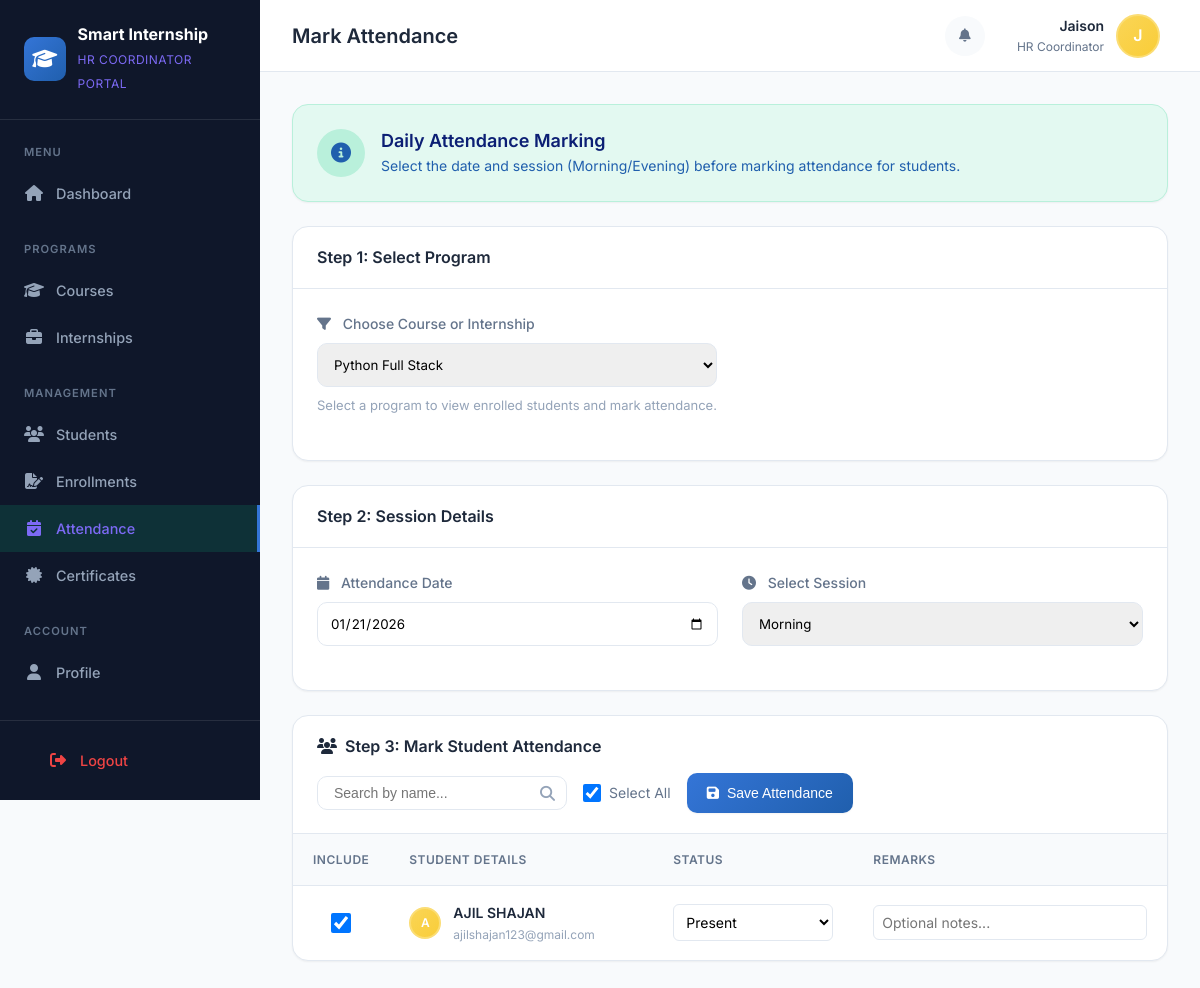
/coordinator/attendance/mark/ (signed in), run on an earlier commit of the app's database.
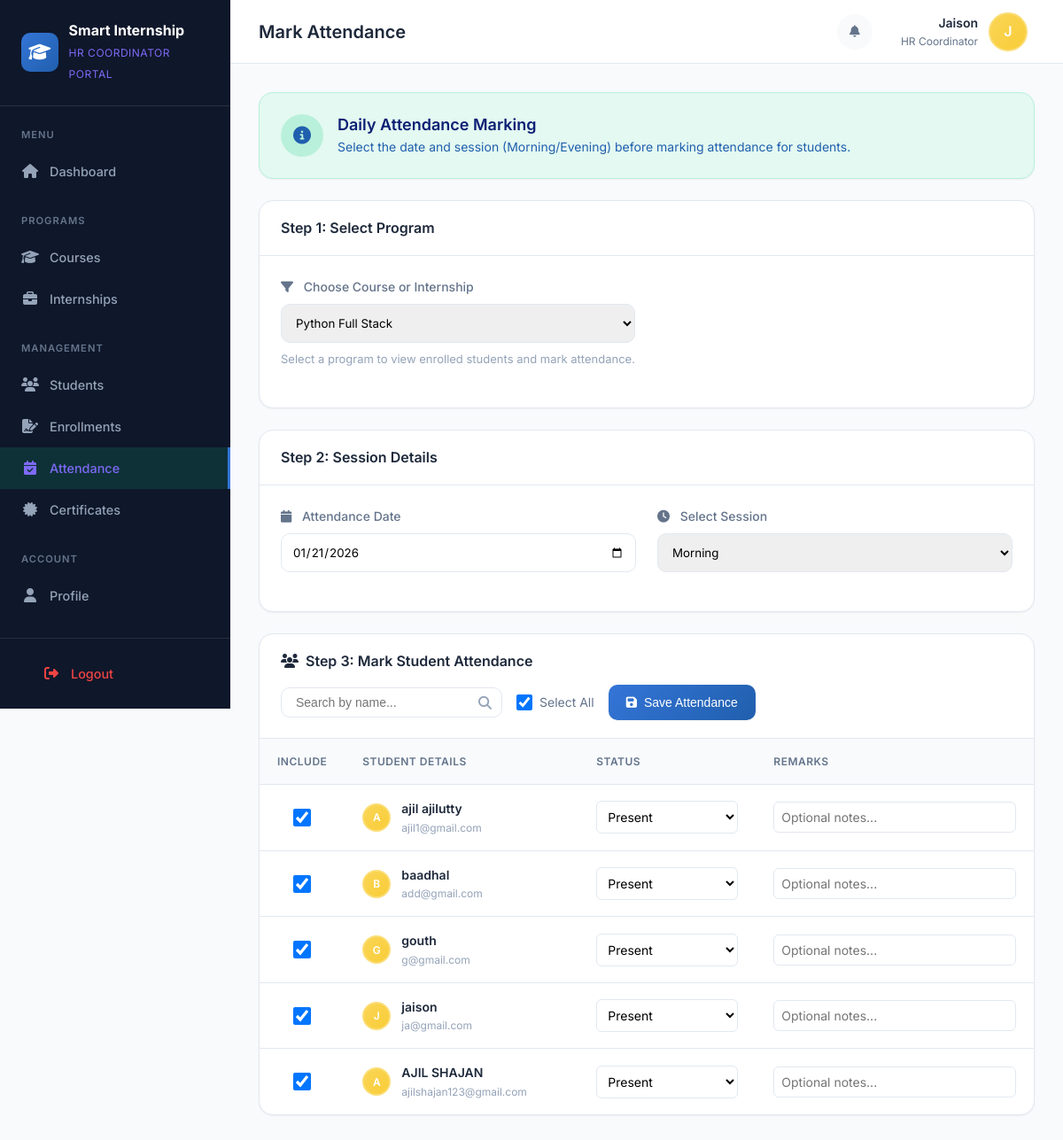
And on a later commit of the database.
### applications/models.py (models this page shows, shortened)
class Application(models.Model):
    STATUS_CHOICES = [
        ('PENDING', 'Pending'),
        ('APPROVED', 'Approved'),
        ('REJECTED', 'Rejected'),
        ('WITHDRAWN', 'Withdrawn'),
    ]
    student = models.ForeignKey(
        settings.AUTH_USER_MODEL,
        on_delete=models.CASCADE,
        limit_choices_to={'role': 'STUDENT'},
        related_name='applications'
    )
    course = models.ForeignKey(Course, null=True, blank=True, on_delete=models.CASCADE)
    internship = models.ForeignKey(Internship, null=True, blank=True, on_delete=models.CASCADE)
    status = models.CharField(max_length=20, choices=STATUS_CHOICES, default='PENDING')
    applied_at = models.DateTimeField(auto_now_add=True)
    reviewed_at = models.DateTimeField(blank=True, null=True)
    reviewed_by = models.ForeignKey(
        settings.AUTH_USER_MODEL,
        on_delete=models.SET_NULL,
        null=True,
        blank=True,
        related_name='reviewed_applications'
    )
    notes = models.TextField(blank=True, null=True, help_text="Notes from reviewer")
    student_remarks = models.TextField(blank=True, null=True, help_text="Remarks from student")
    class Meta:
        verbose_name = 'Application'
        verbose_name_plural = 'Applications'
        ordering = ['-applied_at']

### accounts/models.py (models this page shows, shortened)
class User(AbstractUser):
    ROLE_CHOICES = (
        ('ADMIN', 'Admin'),
        ('COORDINATOR', 'HR Coordinator'),
        ('STUDENT', 'Student'),
    )
    APPROVAL_STATUS_CHOICES = (
        ('PENDING', 'Pending Approval'),
        ('APPROVED', 'Approved'),
        ('REJECTED', 'Rejected'),
    )
    role = models.CharField(max_length=20, choices=ROLE_CHOICES, default='STUDENT')
    phone = models.CharField(max_length=15, blank=True, null=True)
    address = models.TextField(blank=True, null=True)
    profile_picture = models.ImageField(upload_to='profiles/', blank=True, null=True)
    institution = models.ForeignKey(
        'institutions.Institution',
        on_delete=models.SET_NULL,
        null=True,
        blank=True,
        related_name='users'
    )
    qualification = models.CharField(max_length=255, blank=True, null=True, help_text="Student's highest qualification")
    is_active = models.BooleanField(default=True)
    approval_status = models.CharField(
        max_length=20,
        choices=APPROVAL_STATUS_CHOICES,
        default='APPROVED',  # Default to APPROVED for admin/coordinator, will be PENDING for students
        help_text='Approval status for student registrations'
    )
    approved_by = models.ForeignKey(
        'self',
        on_delete=models.SET_NULL,
        null=True,
        blank=True,
        related_name='approved_students',
        help_text='Coordinator or Admin who approved/rejected this user'
    )
    approval_date = models.DateTimeField(null=True, blank=True)
    rejection_reason = models.TextField(blank=True, null=True, help_text='Reason for rejection if rejected')
    created_at = models.DateTimeField(auto_now_add=True)
    updated_at = models.DateTimeField(auto_now=True)
    class Meta:
        verbose_name = 'User'
        verbose_name_plural = 'Users'

### accounts/coordinator_views.py (the view, shortened to what this page needs)
# urls.py: path('attendance/mark/', coordinator_views.mark_attendance, name='mark_attendance'),
@coordinator_required
def mark_attendance(request):
    coordinator = request.user
    selected_program = request.GET.get('program', '')
    courses = Course.objects.filter(coordinator=coordinator)
    internships = Internship.objects.filter(coordinator=coordinator)
    processed_courses = []
    for c in courses:
        processed_courses.append({'id': c.id, 'name': c.name, 'val': f"course_{c.id}"})
    processed_internships = []
    for i in internships:
        processed_internships.append({'id': i.id, 'name': i.title, 'val': f"internship_{i.id}"})
    if not selected_program:
        total_programs = len(processed_courses) + len(processed_internships)
        if total_programs == 1:
            if processed_courses:
                selected_program = processed_courses[0]['val']
            else:
                selected_program = processed_internships[0]['val']
    applications = Application.objects.filter(status='APPROVED').select_related('student', 'course', 'internship')
    if selected_program:
        if selected_program.startswith('course_'):
            c_id = selected_program.split('_')[1]
            applications = applications.filter(course_id=c_id)
        elif selected_program.startswith('internship_'):
            i_id = selected_program.split('_')[1]
            applications = applications.filter(internship_id=i_id)
    else:
        course_ids = courses.values_list('id', flat=True)
        internship_ids = internships.values_list('id', flat=True)
        applications = applications.filter(
            Q(course_id__in=course_ids) | Q(internship_id__in=internship_ids)
        )
    query = request.GET.get('q', '')
    if query:
        applications = applications.filter(
            Q(student__username__icontains=query) |
            Q(student__first_name__icontains=query) |
            Q(student__last_name__icontains=query)
        )
    course_ids_all = courses.values_list('id', flat=True)
    internship_ids_all = internships.values_list('id', flat=True)
    pending_count = Application.objects.filter(
        Q(course_id__in=course_ids_all) | Q(internship_id__in=internship_ids_all),
        status='PENDING'
    ).count()
    context = {
        'applications': applications,
        'courses': processed_courses,
        'internships': processed_internships,
        'selected_program': selected_program,
        'pending_count': pending_count,
        'today': timezone.now().date(),
        'status_choices': Attendance.STATUS_CHOICES,
        'session_choices': Attendance.SESSION_CHOICES,
        'query': query,
    }
    return render(request, 'coordinator/mark_attendance.html', context)

### templates/coordinator/mark_attendance.html (shortened to what the changed rows need)
{% extends 'coordinator/base.html' %}
{% block page_title %}Mark Attendance{% endblock %}
{% block content %}
<form method="POST" action="{% url 'coordinator:mark_attendance' %}">
    {% if selected_program %}
    <div class="card" style="animation: slideIn 0.3s ease-out;">
        <div class="card-body" style="padding: 0;">
            <div class="table-container">
                <table class="data-table">
                    <thead>
                        <tr>
                            <th style="width: 60px;">Include</th>
                            <th>Student Details</th>
                            <th style="width: 200px;">Status</th>
                            <th>Remarks</th>
                        </tr>
                    </thead>
                    <tbody>
                        {% for app in applications %}
                        <tr>
                            <td>
                                <input type="checkbox" name="application_ids" value="{{ app.id }}"
                                       class="app-checkbox" checked style="width: 20px; height: 20px; display: block; margin: 0 auto;">
                            </td>
                            <td>
                                <div style="display: flex; align-items: center; gap: var(--space-3);">
                                    <div class="user-avatar" style="width: 32px; height: 32px; font-size: 0.75rem;">
                                        {{ app.student.username|slice:":1"|upper }}
                                    </div>
                                    <div>
                                        <div style="font-weight: 600;">{{ app.student.get_full_name|default:app.student.username }}</div>
                                        <div style="font-size: 0.75rem; color: var(--text-muted);">{{ app.student.email }}</div>
                                    </div>
                                </div>
                            </td>
                            <td>
                                <select name="status_{{ app.id }}" style="width: 100%; padding: var(--space-2); border: 1px solid var(--border-light); border-radius: var(--radius-sm); font-size: 0.875rem; font-family: inherit; background: var(--bg-primary);">
                                    {% for value, label in status_choices %}
                                    <option value="{{ value }}" {% if value == 'PRESENT' %}selected{% endif %}>
                                        {{ label }}
                                    </option>
                                    {% endfor %}
                                </select>
                            </td>
                            <td>
                                <input type="text" name="remarks_{{ app.id }}"
                                       placeholder="Optional notes..."
                                       style="width: 100%; padding: var(--space-2); border: 1px solid var(--border-light); border-radius: var(--radius-sm); font-size: 0.875rem; font-family: inherit;">
                            </td>
                        </tr>
                        {% endfor %}
                    </tbody>
                </table>
            </div>
        </div>
    </div>
    {% else %}
    <div style="text-align: center; padding: 40px; color: var(--text-muted);">
        <i class="fas fa-arrow-up" style="font-size: 2rem; margin-bottom: 16px;"></i>
        <p>Please select a program above to proceed.</p>
    </div>
    {% endif %}
</form>
{% endblock %}

What changed in the data, as far as the page shows it:
added Application: student.username "A", student.get_full_name "ajil ajilutty", student.email "ajil1@gmail.com", id "Present"
added Application: student.username "B", student.get_full_name "baadhal", student.email "add@gmail.com", id "Present"
added Application: student.username "G", student.get_full_name "gouth", student.email "g@gmail.com", id "Present"
added Application: student.username "J", student.get_full_name "jaison", student.email "ja@gmail.com", id "Present"
